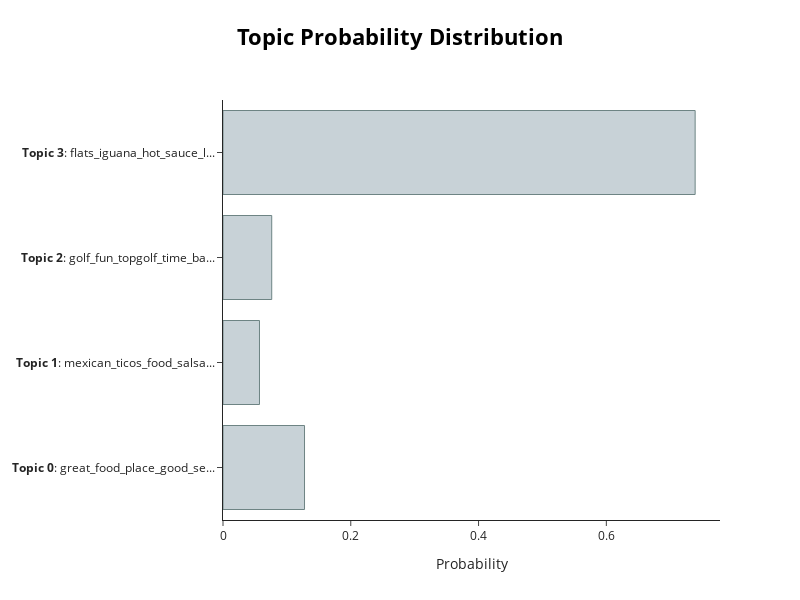

Source (notebook cell):
### Code cell
topic_model5.visualize_distribution(topic_model5.probabilities_[-1])

### Figure 1 — Plotly figure (JSON) as saved in the notebook; plotly's stock layout.template omitted (floating-point values rounded to 4 significant figures)
{"data": [{"marker": {"color": "#C8D2D7", "line": {"color": "#6E8484", "width": 1}}, "orientation": "h", "type": "bar", "x": [0.1276, 0.05711, 0.07627, 0.739], "y": ["<b>Topic 0</b>: great_food_place_good_se...", "<b>Topic 1</b>: mexican_ticos_food_salsa...", "<b>Topic 2</b>: golf_fun_topgolf_time_ba...", "<b>Topic 3</b>: flats_iguana_hot_sauce_l..."]}], "layout": {"height": 600, "hoverlabel": {"bgcolor": "white", "font": {"family": "Rockwell", "size": 16}}, "title": {"font": {"color": "Black", "size": 22}, "text": "<b>Topic Probability Distribution</b>", "x": 0.5, "xanchor": "center", "y": 0.95, "yanchor": "top"}, "width": 800, "xaxis": {"title": {"text": "Probability"}}}}
